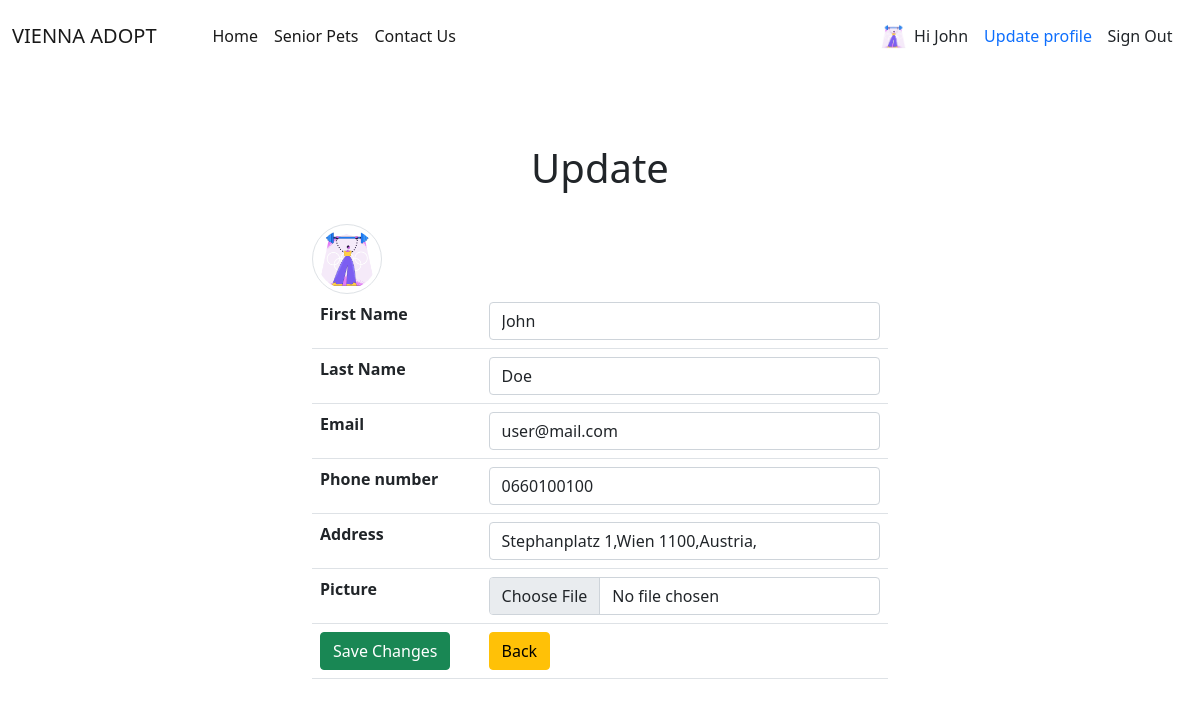
Page /update.php?id=39 (signed in) on the committed database.
### tables this page shows
CREATE TABLE `user` (
  `id` int(11) NOT NULL,
  `first_name` varchar(255) NOT NULL,
  `last_name` varchar(255) NOT NULL,
  `email` varchar(255) NOT NULL,
  `phone_number` varchar(255) NOT NULL,
  `address` varchar(255) NOT NULL,
  `picture` varchar(255) NOT NULL,
  `password` varchar(255) NOT NULL,
  `status` varchar(4) NOT NULL DEFAULT 'user'
);

### update.php (the view, shortened to what this page needs)
<?php
require_once 'components/db_connect.php';
$backBtn = '';
if (isset($_SESSION["user"])) {
    $backBtn = "home.php";
}
if (isset($_GET['id'])) {
    $id = $_GET['id'];
    $sql = "SELECT * FROM user WHERE id = {$id}";
    $result = mysqli_query($connect, $sql);
    if (mysqli_num_rows($result) == 1) {
        $data = mysqli_fetch_assoc($result);
        $first_name = $data['first_name'];
        $last_name = $data['last_name'];
        $email = $data['email'];
        $phone_number = $data['phone_number'];
        $address = $data['address'];
        $picture = $data['picture'];
    }
}
?>
<!DOCTYPE html>
<html lang="en">
<head>
    <?php require_once 'components/bootcss.php' ?>
</head>
<body>
  <nav class="navbar navbar-expand-lg navbar-light"  >
        <div class="container-fluid">
            <a class="navbar-brand me-5" href="#">VIENNA ADOPT</a>
            <div class="collapse navbar-collapse" id="navbarSupportedContent">
                <ul class="navbar-nav me-auto mb-2 mb-lg-0">
                    <li class="nav-item">
                        <a class="nav-link active" aria-current="page" href="/">Home</a>
                    </li>
                    <li class="nav-item">
                        <a class="nav-link active" aria-current="page" href="senior.php">Senior Pets</a>
                    </li>
                    <li class="nav-item">
                        <a class="nav-link active" aria-current="page" href="contact.php">Contact Us</a>
                    </li>
                </ul>
                <li class="d-flex align-items-center ">
                    <img class="userHome" style=" width: 25px;" src="pictures/<?php echo $picture ?>" alt="<?php echo $first_name ?>">
                    <p class="text-dark ms-2 pt-3">Hi <?php echo $first_name ?></p>
                </li>
                <a class="ms-3 text-decoration-none" href="update.php?id=<?php echo $_SESSION['user'] ?>">Update profile</a>
                <li class="d-flex">
                    <a href="/logout.php?logout"><button style="width: 6rem; height: 2.3rem;" class="btn btn  border-0"> Sign Out</button></a>
                </li>
            </div>
    </nav>
    <div class="container w-50">
<br>
<center>
            <h1 class="mt-5 fs-1">Update</h1>
</center>
        <br>
        <img class='img-thumbnail rounded-circle' src='pictures/<?php echo $data['picture'] ?>' alt="<?php echo $first_name ?>">
        <form method="post" enctype="multipart/form-data">
            <table class="table">
                <tr>
                    <th>First Name</th>
                    <td><input class="form-control" type="text" name="first_name" placeholder="First Name" value="<?php echo $first_name ?>" /></td>
                </tr>
                <tr>
                    <th>Last Name</th>
                    <td><input class="form-control" type="text" name="last_name" placeholder="Last Name" value="<?php echo $last_name ?>" /></td>
                </tr>
                <tr>
                    <th>Email</th>
                    <td><input class="form-control" type="email" name="email" placeholder="Email" value="<?php echo $email ?>" /></td>
                </tr>
                <tr>
                    <th>Phone number</th>
                    <td><input class="form-control" type="text" name="phone_number" placeholder="Phone number" value="<?php echo $phone_number ?>" /></td>
                </tr>
                <tr>
                    <th>Address</th>
                    <td><input class="form-control" type="text" name="address" placeholder="Address" value="<?php echo $address ?>" /></td>
                </tr>
                <tr>
                    <th>Picture</th>
                    <td><input class="form-control" type="file" name="picture" /></td>
                </tr>
                <tr>
                    <td><button name="submit" class="btn btn-success" type="submit">Save Changes</button></td>
                    <td><a href="<?php echo $backBtn ?>"><button class="btn btn-warning" type="button">Back</button></a></td>
                </tr>
            </table>
        </form>
    </div>
</body>
</html>

### update.php (style rules this page uses)
.img-thumbnail { width: 70px !important; height: 70px !important; }

### rows in the picture
user: picture (picture), first_name "John", last_name "Doe", email "user@mail.com", phone_number "0660100100", address "Stephanplatz 1,Wien 1100,Austria,"
